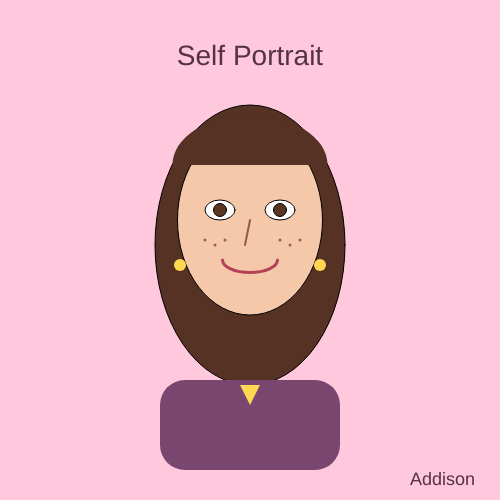
Frame 1 (no input)
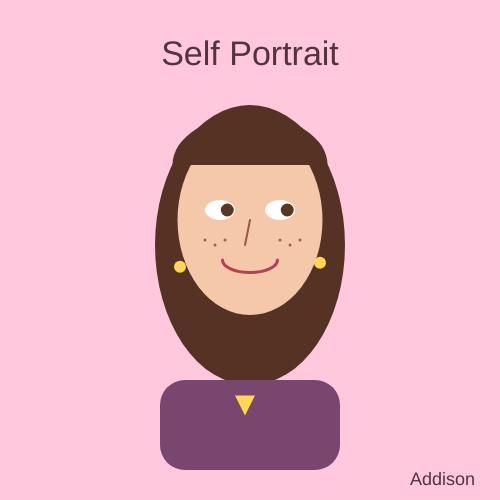
Frame 60 (no input)
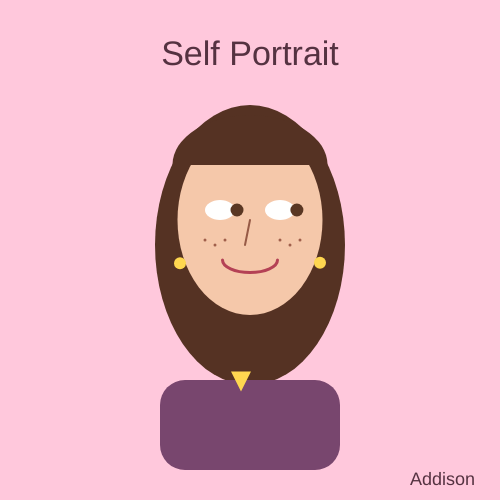
Frame 120 (the mouse pressed at the canvas centre since frame 60)

The p5.js sketch that drew these frames (run headless with seeded random() and noise() and a simulated clock; from frame 60 on, the mouse is pressed at the canvas centre):

// p5.js sketch
// ── sketch.js
let eyeX = 220;
let eyeSpeed = 2;
let rightEyeX = 280;
let rightEyeSpeed = 3;
let earringY = 265;
let earringSpeed = 1.5;
let rightEarringY = 265;
let rightEarringSpeed = 2.5;
let necklaceX = 0;
let necklaceY = 0;
necklaceSpeedX = 1;
necklaceSpeedY = 1.5;
let titleSize = 28;
let titleDirection = 1;
let titleCount = 0;
function setup() {
  createCanvas(500, 500);
  eyeSpeed = random(1, 3);
  rightEyeSpeed = random(2,4);
  earringSpeed = random(1,2);
  rightEarringSpeed = random(2,3);
}

function draw() {
  background(255, 200, 220);
  fill(85, 50, 35);
  ellipse(250, 245, 190, 280);
  fill(245, 200, 170);
  ellipse(250, 220, 145, 190);
  fill(255);
  ellipse(220, 210, 30, 20);
  ellipse(280, 210, 30, 20);

  fill(90, 55, 35);
  ellipse( eyeX, 210, 13, 13);
  ellipse( rightEyeX, 210, 13, 13);
  // Nose
  stroke(150, 90, 70);
  strokeWeight(2);
  line(250, 220, 245, 245);
  //Smile
  noFill();
  stroke(180, 65, 85);
  strokeWeight(3);
  arc(250, 260, 55, 25, 0, PI);
  // Hair framing face
  noStroke();
  fill(85, 50, 35);
  arc(250, 165, 155, 100, PI, TWO_PI);
  // Shirt and soulders
  fill(120, 70, 110);
  rect(160, 380, 180, 90, 25);
  // Gold earrings
  fill(255, 215, 80);
  ellipse(180, earringY, 12, 12);
  ellipse(320, rightEarringY, 12, 12);
  // Gold triangle necklace
  fill(255, 215, 80);
  triangle(250 + necklaceX, 405 + necklaceY,
           240 + necklaceX, 385 + necklaceY,
           260 + necklaceX, 385 + necklaceY);
  // Freckles
  stroke(160, 95, 75);
  strokeWeight(3);
  point(205, 240);
  point(215, 245);
  point(225, 240);
  point(280, 240);
  point(290, 245);
  point(300, 240);
  // Portait title
  noStroke();
  fill(85, 50, 65);
  textSize(titleSize);
  textAlign(CENTER);
  text("Self Portrait", 250, 65);
  // Signature
  fill(85, 50, 65);
  textSize(18);
  textAlign(RIGHT);
  text("Addison", 475, 485);
  eyeX = eyeX + eyeSpeed;
  if (eyeX > 235 || eyeX < 205) {
eyeSpeed = eyeSpeed * -1;
  }
  rightEyeX = rightEyeX + rightEyeSpeed;
  if (rightEyeX > 295 || rightEyeX < 265) {
    rightEyeSpeed = rightEyeSpeed * -1;
  }
  earringY = earringY + earringSpeed;
  if (earringY > 275 || earringY < 255) {
    earringSpeed = earringSpeed * -1;
  }
  rightEarringY = rightEarringY + rightEarringSpeed;
  if (rightEarringY > 275 || rightEarringY < 255) {
    rightEarringSpeed = rightEarringSpeed * -1;
  }
  necklaceX = necklaceX + necklaceSpeedX;
  necklaceY = necklaceY + necklaceSpeedY;
  if (necklaceX > 15 || necklaceX < -15) {
    necklaceSpeedX = necklaceSpeedX * -1;
  }
  if (necklaceY > 15 || necklaceY < -15) {
    necklaceSpeedY = necklaceSpeedY * -1;
    
  }
  if (frameCount % 15 === 0) {
    titleSize = titleSize + titleDirection * 2;
    titleCount++;
    if (titleCount === 5) {
      titleDirection = titleDirection * -1;
      titleCount = 0;
    }
  }
}
